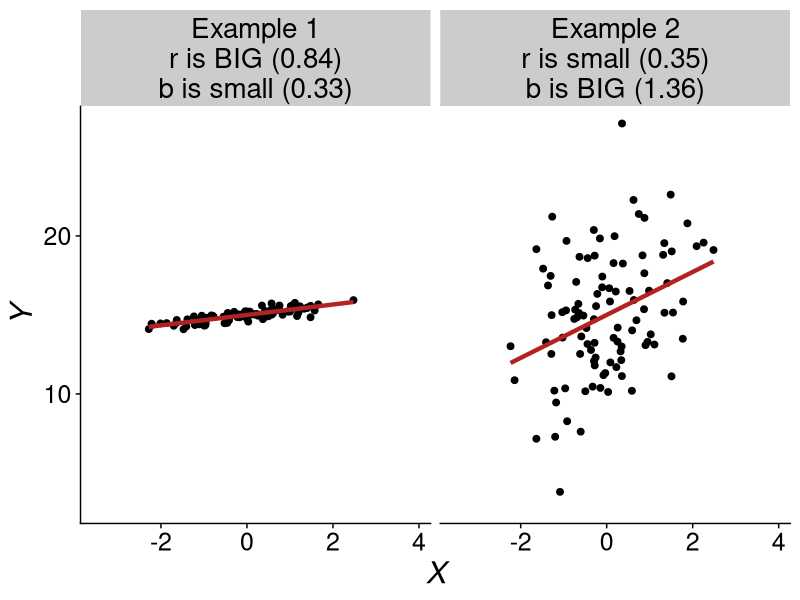
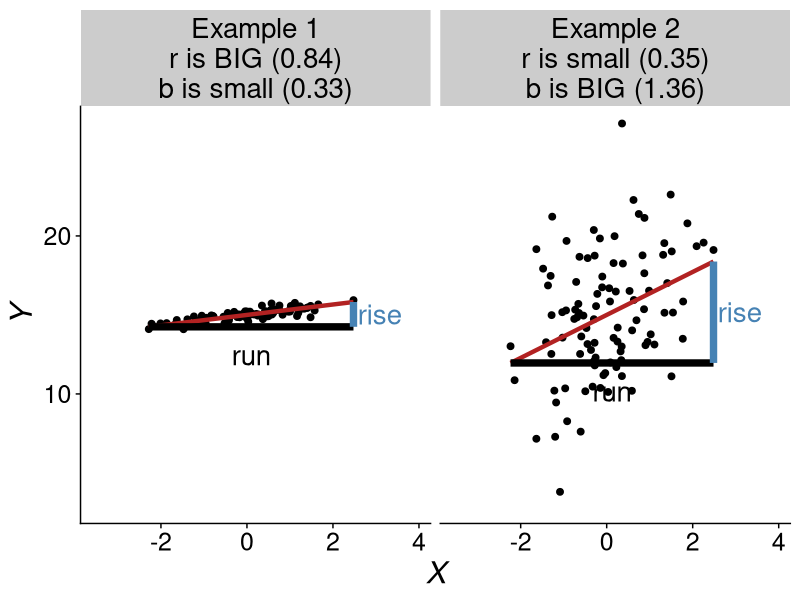
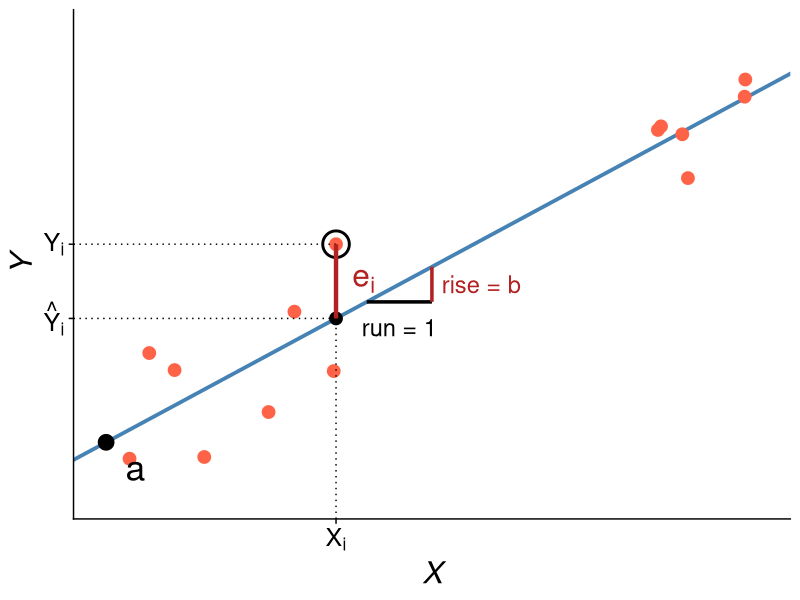
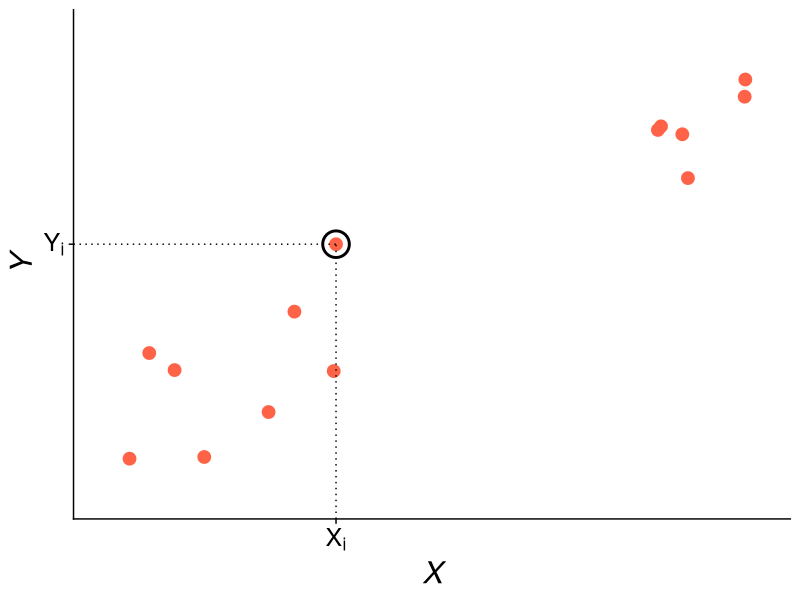
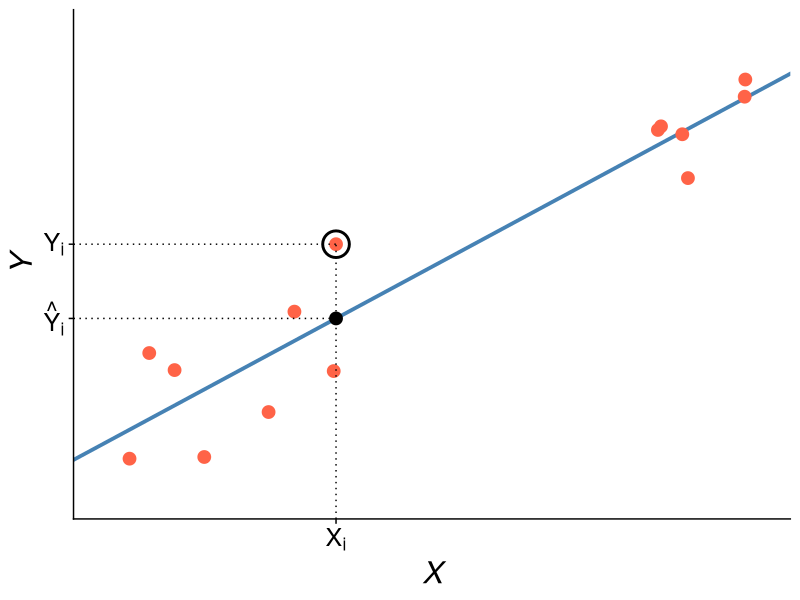
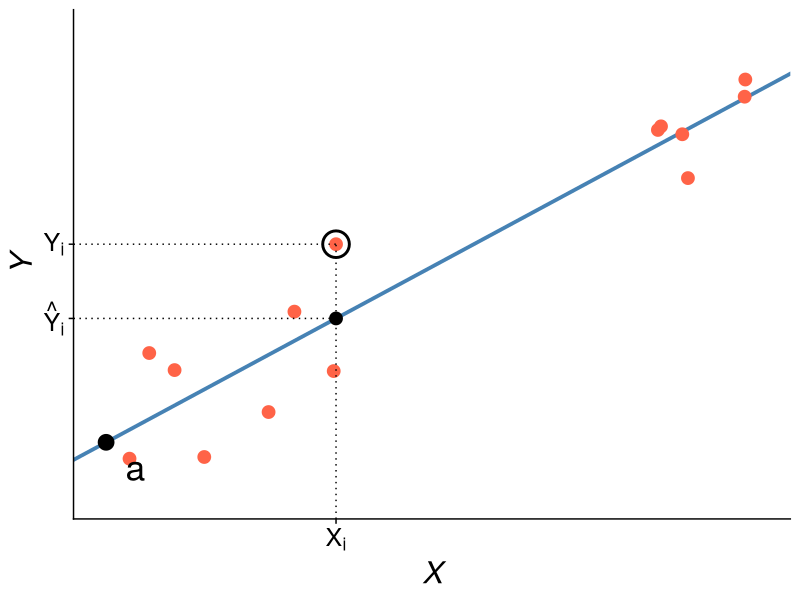
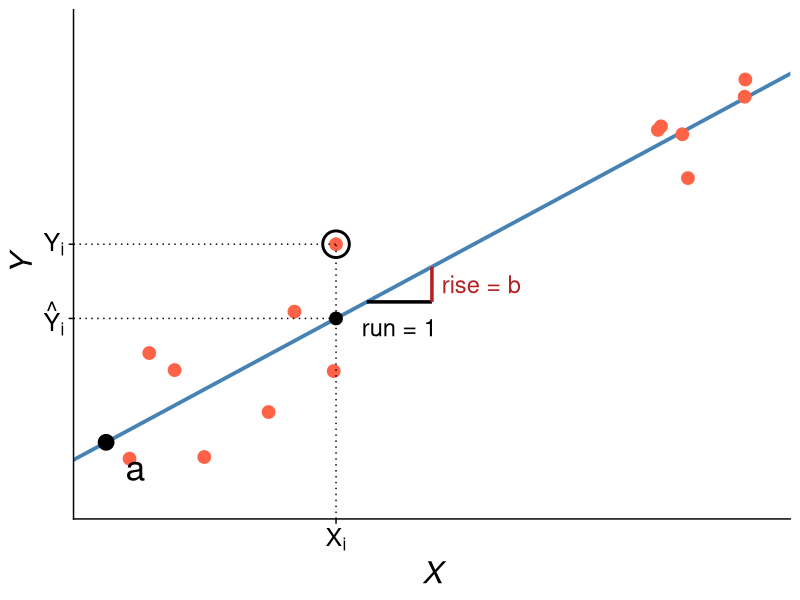
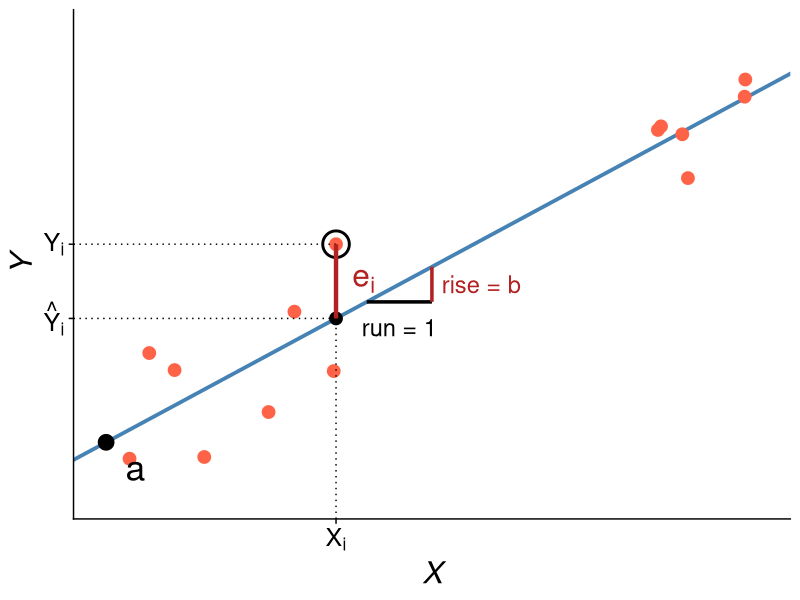

R code for these plots, in order:
## ---- chunk 1
knitr::opts_chunk$set(echo = FALSE, warning = FALSE,
                      message = FALSE, eval = TRUE)

library(cowplot)
library(ggplot2)
library(dplyr)
library(viridis)
library(glue)
library(stringr)
library(tidyr)
library(purrr)
library(magrittr)
## ---- chunk 2
#| include: false

# ---- shared look ------------------------------------------------------------

line_col <- "steelblue"
pt_col <- "tomato"

theme_slides <- function() {
    theme_cowplot() +
        theme(
            axis.text = element_text(size = 18),
            axis.title = element_text(size = 22),
            strip.text = element_text(size = 20),
            plot.title = element_text(size = 22)
        )
}

xlab_i <- expression(italic(X))
ylab_i <- expression(italic(Y))

# ---- correlation vs regression panels ---------------------------------------

# n points with sample correlation exactly r and sample slope exactly b
sim_rb <- function(n, r, b, a = 15) {
    x <- as.numeric(scale(rnorm(n)))
    z <- as.numeric(scale(resid(lm(rnorm(n) ~ x))))
    sigma <- b * sqrt(1 / r ^ 2 - 1)
    data.frame(x = x, y = a + b * x + sigma * z)
}

set.seed(20211027)
panel_names <- c("Example 1\nr is BIG (0.84)\nb is small (0.33)",
                 "Example 2\nr is small (0.35)\nb is BIG (1.36)")
cr_df <- rbind(
    data.frame(sim_rb(100, 0.84, 0.33), panel = panel_names[1]),
    data.frame(sim_rb(100, 0.35, 1.36), panel = panel_names[2])
)
cr_df$panel <- factor(cr_df$panel, levels = panel_names)

# rise and run span the whole range of x in each panel
cr_tri <- data.frame(
    panel = factor(panel_names, levels = panel_names),
    b = c(0.33, 1.36)
)
cr_tri$x0 <- as.numeric(tapply(cr_df$x, cr_df$panel, min))
cr_tri$x1 <- as.numeric(tapply(cr_df$x, cr_df$panel, max))
cr_tri$y0 <- 15 + cr_tri$b * cr_tri$x0
cr_tri$y1 <- 15 + cr_tri$b * cr_tri$x1

cr_plot <- function(triangle = FALSE) {
    p <- ggplot(cr_df, aes(x, y)) +
        facet_wrap(vars(panel)) +
        geom_point(size = 2) +
        geom_smooth(method = "lm", formula = y ~ x, se = FALSE,
                    color = "firebrick", linewidth = 1.5)
    if (triangle) {
        p <- p +
            geom_segment(data = cr_tri, aes(x = x0, xend = x1, y = y0, yend = y0),
                         linewidth = 2.5) +
            geom_segment(data = cr_tri, aes(x = x1, xend = x1, y = y0, yend = y1),
                         linewidth = 2.5, color = line_col) +
            geom_text(data = cr_tri, aes(x = (x0 + x1) / 2, y = y0 - 1.8, label = "run"),
                      size = 7) +
            geom_text(data = cr_tri, aes(x = x1 + 0.1, y = (y0 + y1) / 2, label = "rise"),
                      size = 7, hjust = 0, color = line_col)
    }
    p +
        coord_cartesian(xlim = c(-3.5, 3.9), ylim = c(3, 27)) +
        xlab(xlab_i) +
        ylab(ylab_i) +
        theme_slides()
}

# ---- simple simulated x vs y (y increases with x) ---------------------------

set.seed(20211027)
sim_df <- data.frame(x = runif(14, 0, 10))
sim_df$y <- 2 + 0.8 * sim_df$x + rnorm(14, sd = 1.2)
sim_model <- lm(y ~ x, data = sim_df)
a_sim <- unname(coef(sim_model)[1])
b_sim <- unname(coef(sim_model)[2])
k_sim <- which.max(residuals(sim_model))

# stage 1: a data point; 2: its prediction; 3: intercept; 4: slope; 5: residual
nomen_plot <- function(stage = 1) {
    xi <- sim_df$x[k_sim]
    yi <- sim_df$y[k_sim]
    yhat <- unname(fitted(sim_model)[k_sim])
    ymax <- ceiling(max(sim_df$y)) + 1
    ybreaks <- yi
    ylabs <- expression(Y[i])
    if (stage >= 2) {
        ybreaks <- c(yhat, yi)
        ylabs <- expression(hat(Y)[i], Y[i])
    }

    p <- ggplot(sim_df, aes(x, y))
    if (stage >= 2) {
        p <- p + geom_abline(intercept = a_sim, slope = b_sim,
                             color = line_col, linewidth = 1.3)
    }
    p <- p +
        geom_point(color = pt_col, size = 4) +
        annotate("point", x = xi, y = yi, shape = 1, size = 8, stroke = 1.5) +
        annotate("segment", x = xi, xend = xi, y = 0, yend = yi, linetype = "dotted") +
        annotate("segment", x = -0.5, xend = xi, y = yi, yend = yi, linetype = "dotted")

    if (stage >= 2) {
        p <- p +
            annotate("point", x = xi, y = yhat, size = 4) +
            annotate("segment", x = -0.5, xend = xi, y = yhat, yend = yhat,
                     linetype = "dotted")
    }
    if (stage >= 3) {
        p <- p +
            annotate("point", x = 0, y = a_sim, size = 5) +
            annotate("text", x = 0.45, y = a_sim - 0.6, label = "a", size = 9)
    }
    if (stage >= 4) {
        x0 <- 4
        y0 <- a_sim + b_sim * x0
        y1 <- a_sim + b_sim * (x0 + 1)
        p <- p +
            annotate("segment", x = x0, xend = x0 + 1, y = y0, yend = y0,
                     linewidth = 1.2) +
            annotate("segment", x = x0 + 1, xend = x0 + 1, y = y0, yend = y1,
                     linewidth = 1.2, color = "firebrick") +
            annotate("text", x = x0 + 0.5, y = y0 - 0.6, label = "run = 1", size = 6) +
            annotate("text", x = x0 + 1.15, y = (y0 + y1) / 2, label = "rise = b",
                     size = 6, hjust = 0, color = "firebrick")
    }
    if (stage >= 5) {
        p <- p +
            annotate("segment", x = xi, xend = xi, y = yhat, yend = yi,
                     linewidth = 1.5, color = "firebrick") +
            annotate("text", x = xi + 0.25, y = (yhat + yi) / 2, label = "e[i]",
                     parse = TRUE, size = 8, hjust = 0, color = "firebrick")
    }

    p +
        scale_x_continuous(breaks = xi, labels = expression(X[i])) +
        scale_y_continuous(breaks = ybreaks, labels = ylabs) +
        coord_cartesian(xlim = c(-0.5, 10.5), ylim = c(0, ymax), expand = FALSE) +
        xlab(xlab_i) +
        ylab(ylab_i) +
        theme_slides()
}

# zoomed-in view of one residual
zoom_plot <- function() {
    xi <- sim_df$x[k_sim]
    yi <- sim_df$y[k_sim]
    yhat <- unname(fitted(sim_model)[k_sim])
    ymid <- (yi + yhat) / 2
    ggplot() +
        geom_abline(intercept = a_sim, slope = b_sim, color = line_col, linewidth = 1.5) +
        annotate("segment", x = xi, xend = xi, y = yhat, yend = yi,
                 linewidth = 1.5, color = "firebrick") +
        annotate("point", x = xi, y = yi, size = 7, color = pt_col) +
        annotate("point", x = xi, y = yhat, size = 7) +
        annotate("text", x = xi - 0.1, y = yi, label = "Y[i]",
                 parse = TRUE, hjust = 1, size = 10) +
        annotate("text", x = xi - 0.1, y = yhat, label = "hat(Y)[i]",
                 parse = TRUE, hjust = 1, size = 10) +
        annotate("text", x = xi + 0.1, y = ymid, label = "e[i] == Y[i] - hat(Y)[i]",
                 parse = TRUE, hjust = 0, size = 10, color = "firebrick") +
        coord_cartesian(xlim = xi + c(-0.8, 2.6), ylim = ymid + c(-1, 1)) +
        theme_void() +
        theme(plot.background = element_rect(color = "grey60", fill = NA, linewidth = 1))
}

# ---- least squares ----------------------------------------------------------

# sum of squared residuals for a line with slope b_try through the means
ss_fun <- function(b_try) {
    a_try <- mean(sim_df$y) - b_try * mean(sim_df$x)
    sum((sim_df$y - a_try - b_try * sim_df$x) ^ 2)
}
ss_attempt <- sapply(c(-b_sim, 0, b_sim), ss_fun)

ls_plot <- function(b_try) {
    a_try <- mean(sim_df$y) - b_try * mean(sim_df$x)
    d <- sim_df
    d$pred <- a_try + b_try * d$x
    ggplot(d, aes(x, y)) +
        geom_segment(aes(xend = x, yend = pred), color = "firebrick", linewidth = 1) +
        geom_abline(intercept = a_try, slope = b_try, color = line_col, linewidth = 1.3) +
        geom_point(color = pt_col, size = 4) +
        coord_cartesian(xlim = c(0, 10), ylim = c(0, ceiling(max(d$y)) + 1)) +
        labs(subtitle = paste0("a = ", round(a_try, 2), "; b = ", round(b_try, 2),
                               "; SS_resid = ", round(sum((d$y - d$pred)^2), 2))) +
        xlab(xlab_i) +
        ylab(ylab_i) +
        theme_slides()
}

ls_curve <- function() {
    bs <- seq(-1.2 * b_sim, 2 * b_sim, length.out = 200)
    curve_df <- data.frame(b = bs, ss = sapply(bs, ss_fun))
    pts <- data.frame(b = c(-b_sim, 0, b_sim), ss = ss_attempt,
                      label = c("attempt 1", "attempt 2", "attempt 3"))
    ggplot(curve_df, aes(b, ss)) +
        geom_line(linewidth = 1.2) +
        geom_point(data = pts, size = 6, color = pt_col) +
        geom_text(data = pts, aes(label = label), hjust = -0.15, vjust = -0.6, size = 6) +
        scale_x_continuous(expand = expansion(mult = c(0.05, 0.3))) +
        xlab("slope (b)") +
        ylab(expression(SS[resid])) +
        theme_slides()
}

# ---- assumptions ------------------------------------------------------------

# normal distributions of Y centered on the line at four values of X
assump_plot <- function() {
    xs <- c(2, 4, 6, 8)
    a0 <- 1
    b0 <- 0.8
    dens <- do.call(rbind, lapply(xs, function(xx) {
        mu <- a0 + b0 * xx
        yy <- seq(mu - 3, mu + 3, length.out = 100)
        d <- dnorm(yy, mu, 1)
        data.frame(grp = xx, x = c(xx + 2 * d, xx, xx), y = c(yy, yy[100], yy[1]))
    }))
    ggplot() +
        geom_polygon(data = dens, aes(x, y, group = grp), fill = "skyblue",
                     color = line_col, alpha = 0.7) +
        geom_abline(intercept = a0, slope = b0, linewidth = 1.2) +
        scale_x_continuous(breaks = xs, labels = expression(X[1], X[2], X[3], X[4])) +
        coord_cartesian(xlim = c(0.5, 10), ylim = c(0, 11)) +
        xlab(xlab_i) +
        ylab(ylab_i) +
        theme_slides() +
        theme(axis.text.y = element_blank(), axis.ticks.y = element_blank())
}

# a relationship a line cannot describe: Y = a X^b
set.seed(20211029)
pow_df <- data.frame(x = seq(1, 10, length.out = 25))
pow_df$y <- 0.8 * pow_df$x ^ 2.8 * exp(rnorm(25, sd = 0.1))

# ---- slopes and intercepts --------------------------------------------------

slope_plot <- function(a, b) {
    ggplot() +
        geom_abline(intercept = a, slope = b, linewidth = 1.5) +
        coord_cartesian(xlim = c(0, 10), ylim = c(0, 10)) +
        xlab(xlab_i) +
        ylab(ylab_i) +
        theme_slides() +
        theme(axis.text = element_blank(), axis.ticks = element_blank())
}

intercept_plot <- function() {
    ggplot() +
        geom_abline(intercept = 6, slope = 0.4, color = line_col, linewidth = 1.5) +
        geom_abline(intercept = 2, slope = 0.4, color = "goldenrod", linewidth = 1.5) +
        annotate("text", x = 0.5, y = 6.8, label = "a[1]", parse = TRUE, size = 9,
                 color = line_col) +
        annotate("text", x = 0.5, y = 2.8, label = "a[2]", parse = TRUE, size = 9,
                 color = "goldenrod") +
        annotate("text", x = 8, y = 9.8, label = "drug", size = 8, color = line_col) +
        annotate("text", x = 8, y = 5.8, label = "placebo", size = 8,
                 color = "goldenrod") +
        coord_cartesian(xlim = c(0, 10), ylim = c(0, 11)) +
        xlab("dose") +
        ylab("response") +
        theme_slides() +
        theme(axis.text = element_blank(), axis.ticks = element_blank())
}

# ---- radiocarbon dating of Hawaiian lava flows (simulated) ------------------
# Charcoal under a flow loses 14C after the trees burn. Percent depletion
# below modern is 100 * (1 - exp(-age / 8033)) plus lab measurement scatter.

set.seed(20211028)
lava_data <- data.frame(eruption_age = sort(round(runif(16, 150, 1600))))
lava_data$c14_depletion <- round(100 * (1 - exp(-lava_data$eruption_age / 8033)) +
                                     rnorm(16, sd = 0.6), 2)

lava_model <- lm(eruption_age ~ c14_depletion, data = lava_data)

n_lava <- nrow(lava_data)
lava_df <- n_lava - 2
a_lava <- unname(coef(lava_model)[1])
b_lava <- unname(coef(lava_model)[2])
ss_resid <- sum(residuals(lava_model) ^ 2)
ms_resid <- ss_resid / lava_df
ss_x <- sum((lava_data$c14_depletion - mean(lava_data$c14_depletion)) ^ 2)
se_b <- sqrt(ms_resid / ss_x)
t_b <- b_lava / se_b
p_b <- 2 * pt(q = t_b, df = lava_df, lower.tail = FALSE)
t_crit <- qt(p = 0.05 / 2, df = lava_df, lower.tail = FALSE)
ci_lo <- b_lava - t_crit * se_b
ci_hi <- b_lava + t_crit * se_b
k_lava <- which.max(abs(residuals(lava_model)))

lava_xlab <- expression(""^14 * "C depletion (%)")
lava_ylab <- "Flow age (years BP)"

# line: fitted line; resid: residual segments; band: 95% confidence band;
# predict_x: draw arrows from X to the line to Y-hat; mark_i: label one point
lava_plot <- function(line = TRUE, resid = FALSE, band = FALSE,
                      predict_x = NULL, mark_i = FALSE) {
    d <- lava_data
    d$fit <- fitted(lava_model)
    p <- ggplot(d, aes(c14_depletion, eruption_age))
    if (resid) {
        p <- p + geom_segment(aes(xend = c14_depletion, yend = fit),
                              color = "firebrick", linewidth = 1)
    }
    if (line) {
        p <- p + geom_smooth(method = "lm", formula = y ~ x, se = band,
                             color = line_col, linewidth = 1.3)
    }
    p <- p + geom_point(color = pt_col, size = 4)
    if (!is.null(predict_x)) {
        py <- a_lava + b_lava * predict_x
        p <- p +
            annotate("segment", x = predict_x, xend = predict_x, y = 0, yend = py,
                     linetype = "dashed", arrow = arrow(length = unit(0.12, "in"))) +
            annotate("segment", x = predict_x, xend = 0, y = py, yend = py,
                     linetype = "dashed", arrow = arrow(length = unit(0.12, "in"))) +
            annotate("text", x = 0.6, y = py + 70, label = "hat(Y)", parse = TRUE,
                     size = 9, hjust = 0)
    }
    if (mark_i) {
        xk <- d$c14_depletion[k_lava]
        yk <- d$eruption_age[k_lava]
        fk <- d$fit[k_lava]
        p <- p +
            annotate("point", x = xk, y = fk, size = 5) +
            annotate("text", x = xk + 0.5, y = yk, label = "Y[i]", parse = TRUE,
                     size = 8, hjust = 0) +
            annotate("text", x = xk + 0.5, y = fk, label = "hat(Y)[i]", parse = TRUE,
                     size = 8, hjust = 0) +
            annotate("text", x = xk - 0.5, y = (yk + fk) / 2,
                     label = "e[i] == Y[i] - hat(Y)[i]", parse = TRUE,
                     size = 7, hjust = 1, color = "firebrick")
    }
    p +
        coord_cartesian(xlim = c(0, 20), ylim = c(0, 1800), expand = FALSE) +
        xlab(lava_xlab) +
        ylab(lava_ylab) +
        theme_slides()
}

# ---- diagnostics ------------------------------------------------------------

resid_plot <- function(model) {
    d <- data.frame(fit = fitted(model), res = residuals(model))
    ggplot(d, aes(fit, res)) +
        geom_hline(yintercept = 0, linetype = "dashed", color = "grey50") +
        geom_point(size = 3) +
        xlab(expression(hat(Y))) +
        ylab("Residuals") +
        theme_slides()
}

qq_plot <- function(model) {
    d <- data.frame(r = rstandard(model))
    ggplot(d, aes(sample = r)) +
        stat_qq(size = 3) +
        stat_qq_line(linetype = "dashed", color = "grey50") +
        xlab("Theoretical quantiles") +
        ylab("Standardized residuals") +
        theme_slides()
}

data_plot <- function(d) {
    ggplot(d, aes(x, y)) +
        geom_point(color = pt_col, size = 3) +
        geom_smooth(method = "lm", formula = y ~ x, se = FALSE, color = line_col,
                    linewidth = 1.3) +
        xlab(xlab_i) +
        ylab(ylab_i) +
        theme_slides() +
        theme(axis.text = element_blank(), axis.ticks = element_blank())
}

set.seed(20211030)
good_df <- data.frame(x = runif(40, 0, 10))
good_df$y <- 2 + 0.8 * good_df$x + rnorm(40)
good_model <- lm(y ~ x, data = good_df)

nl_df <- data.frame(x = runif(40, 0, 10))
nl_df$y <- 1 + 0.35 * nl_df$x ^ 2 + rnorm(40, sd = 1.5)
nl_model <- lm(y ~ x, data = nl_df)

hv_df <- data.frame(x = runif(40, 0, 10))
hv_df$y <- 2 + 0.8 * hv_df$x + rnorm(40, sd = 0.2 + 0.3 * hv_df$x)
hv_model <- lm(y ~ x, data = hv_df)

bad_df <- data.frame(x = runif(40, 0, 10))
bad_df$y <- 2 + 0.8 * bad_df$x + 0.4 * bad_df$x * (rexp(40) - 1)
bad_model <- lm(y ~ x, data = bad_df)

# ---- hypotheses about the slope and sums of squares -------------------------

hyp_plot <- function(beta, seed) {
    set.seed(seed)
    d <- data.frame(x = runif(30, 0, 10))
    d$y <- 5 + beta * (d$x - 5) + rnorm(30, sd = 1.3)
    ggplot(d, aes(x, y)) +
        geom_point(color = pt_col, size = 3) +
        geom_abline(intercept = 5 - 5 * beta, slope = beta, color = line_col,
                    linewidth = 1.5) +
        coord_cartesian(xlim = c(0, 10), ylim = c(0, 10)) +
        xlab(xlab_i) +
        ylab(ylab_i) +
        theme_slides() +
        theme(axis.text = element_blank(), axis.ticks = element_blank())
}

# type: "total" (Y to mean of Y), "regression" (Y-hat to mean of Y),
#       "residual" (Y to Y-hat)
ss_panel <- function(type) {
    d <- lava_data
    d$fit <- fitted(lava_model)
    ybar <- mean(d$eruption_age)
    p <- ggplot(d, aes(x = c14_depletion))
    if (type == "total") {
        p <- p +
            geom_hline(yintercept = ybar, color = "firebrick") +
            geom_segment(aes(xend = c14_depletion, y = eruption_age, yend = ybar),
                         color = "grey40") +
            geom_point(aes(y = eruption_age), color = pt_col, size = 3)
    } else if (type == "regression") {
        p <- p +
            geom_hline(yintercept = ybar, color = "firebrick") +
            geom_segment(aes(xend = c14_depletion, y = fit, yend = ybar),
                         color = "grey40") +
            geom_point(aes(y = fit), color = pt_col, size = 3)
    } else {
        p <- p +
            geom_smooth(aes(y = eruption_age), method = "lm", formula = y ~ x,
                        se = FALSE, color = line_col) +
            geom_segment(aes(xend = c14_depletion, y = eruption_age, yend = fit),
                         color = "grey40") +
            geom_point(aes(y = eruption_age), color = pt_col, size = 3)
    }
    p +
        coord_cartesian(xlim = c(0, 20), ylim = c(0, 1800), expand = FALSE) +
        xlab(lava_xlab) +
        ylab(lava_ylab) +
        theme_slides() +
        theme(axis.text = element_text(size = 12), axis.title = element_text(size = 14))
}

# ---- arthropod mass and body length (simulated) ----------------------------
# Mass scales with length as a power law, mass = a * length ^ b with b near 3

set.seed(20211031)
length_small <- round(c(runif(6, 1.5, 4), runif(5, 4, 7), runif(4, 7, 11)), 1)
length_large <- c(15, 20, 25, 30, 40)
arth_df <- data.frame(length = c(length_small, length_large))
arth_df$mass <- round(0.03 * arth_df$length ^ 2.8 *
                          exp(rnorm(nrow(arth_df), sd = 0.2)), 2)
arth_small <- arth_df[seq_along(length_small), ]

arth_model <- lm(mass ~ length, data = arth_small)
arth_a <- unname(coef(arth_model)[1])
arth_b <- unname(coef(arth_model)[2])
arth_p <- summary(arth_model)$coefficients[2, 4]
arth_pred <- arth_a + arth_b * 40

arth_full_model <- lm(mass ~ length, data = arth_df)
arth_log_model <- lm(log10(mass) ~ log10(length), data = arth_df)
arth_curve <- function(x) {
    10 ^ (unname(coef(arth_log_model)[1]) + unname(coef(arth_log_model)[2]) * log10(x))
}

arth_xlab <- "Body length (mm)"
arth_ylab <- "Mass (mg)"

# stage 1: small arthropods; 2: extrapolate to 40 mm; 3: add larger arthropods
arth_plot <- function(stage = 1) {
    p <- ggplot(arth_small, aes(length, mass))
    if (stage == 1) {
        p <- p +
            geom_smooth(method = "lm", formula = y ~ x, se = FALSE, color = line_col,
                        linewidth = 1.3) +
            geom_point(color = pt_col, size = 4, alpha = 0.6) +
            coord_cartesian(xlim = c(0, 12), ylim = c(0, 30))
    } else {
        p <- p +
            geom_abline(intercept = arth_a, slope = arth_b, color = "blue",
                        linewidth = 1.3) +
            annotate("segment", x = 40, xend = 40, y = 0, yend = arth_pred,
                     linetype = "dashed", color = "grey60") +
            annotate("segment", x = 0, xend = 40, y = arth_pred, yend = arth_pred,
                     linetype = "dashed", color = "grey60") +
            geom_point(color = pt_col, size = 4, alpha = 0.6)
        if (stage >= 3) {
            p <- p +
                stat_function(fun = arth_curve, xlim = c(1.5, 40),
                              color = "forestgreen", linewidth = 1.3) +
                geom_point(data = arth_df, color = pt_col, size = 4, alpha = 0.6) +
                annotate("text", x = 44, y = arth_pred + 100, label = "extrapolation",
                         color = "blue", size = 7, hjust = 1) +
                annotate("text", x = 26, y = 600, label = "reality",
                         color = "forestgreen", size = 7, hjust = 1)
        }
        p <- p + coord_cartesian(xlim = c(0, 45), ylim = c(0, 1000))
    }
    p +
        xlab(arth_xlab) +
        ylab(arth_ylab) +
        theme_slides()
}

arth_scatter <- function(log_scale = FALSE) {
    if (log_scale) {
        ggplot(arth_df, aes(log10(length), log10(mass))) +
            geom_point(color = pt_col, size = 3, alpha = 0.6) +
            geom_smooth(method = "lm", formula = y ~ x, se = TRUE, color = line_col) +
            xlab(expression(log[10] * " length")) +
            ylab(expression(log[10] * " mass")) +
            theme_slides()
    } else {
        ggplot(arth_df, aes(length, mass)) +
            geom_point(color = pt_col, size = 3, alpha = 0.6) +
            geom_smooth(method = "lm", formula = y ~ x, se = TRUE, color = line_col) +
            xlab(arth_xlab) +
            ylab(arth_ylab) +
            theme_slides()
    }
}

# ---- residuals: a four point example ----------------------------------------

res_df <- data.frame(i = 1:4, x = c(6, 7, 8, 9), y = c(0.8, 1.0, 2.2, 2.2))
res_model <- lm(y ~ x, data = res_df)
res_df$yhat <- fitted(res_model)
res_df$e <- res_df$y - res_df$yhat

res_plot <- function(show_resid = FALSE) {
    p <- ggplot(res_df, aes(x, y)) +
        geom_abline(intercept = unname(coef(res_model)[1]),
                    slope = unname(coef(res_model)[2]),
                    color = line_col, linewidth = 1.2)
    if (show_resid) {
        p <- p +
            geom_segment(aes(xend = x, yend = yhat), color = "firebrick", linewidth = 1.5) +
            geom_text(aes(y = (y + yhat) / 2, label = paste0("e[", i, "]")),
                      parse = TRUE, nudge_x = 0.3, size = 6, color = "firebrick")
    }
    p +
        geom_point(color = pt_col, size = 5) +
        geom_point(aes(y = yhat), size = 4) +
        geom_text(aes(label = paste0("Y[", i, "]")), parse = TRUE, nudge_x = -0.22,
                  size = 6) +
        geom_text(aes(y = yhat, label = paste0("hat(Y)[", i, "]")), parse = TRUE,
                  nudge_x = 0.22, nudge_y = -0.12, size = 6) +
        scale_x_continuous(breaks = 6:9) +
        coord_cartesian(xlim = c(5.5, 9.6), ylim = c(0.3, 2.8)) +
        xlab(xlab_i) +
        ylab(ylab_i) +
        theme_slides()
}
## ---- chunk 3
#| fig-align: center
#| fig-width: 8
#| fig-height: 3.8
#| out-width: "9in"

cr_plot()
## ---- chunk 4
#| fig-align: center
#| fig-width: 8
#| fig-height: 3.8
#| out-width: "9in"

cr_plot(triangle = TRUE)
## ---- chunk 5
#| fig-align: center
#| fig-width: 5
#| fig-height: 4
#| out-width: "4.8in"

nomen_plot(5)
## ---- chunk 6
#| fig-align: center
#| fig-width: 5
#| fig-height: 4
#| out-width: "4.8in"

nomen_plot(1)
## ---- chunk 7
#| fig-align: center
#| fig-width: 5
#| fig-height: 4
#| out-width: "4.8in"

nomen_plot(2)
## ---- chunk 8
#| fig-align: center
#| fig-width: 5
#| fig-height: 4
#| out-width: "4.8in"

nomen_plot(3)
## ---- chunk 9
#| fig-align: center
#| fig-width: 5
#| fig-height: 4
#| out-width: "4.8in"

nomen_plot(4)
## ---- chunk 10
#| fig-align: center
#| fig-width: 5
#| fig-height: 4
#| out-width: "4.8in"

nomen_plot(5)
## ---- chunk 11
#| fig-align: center
#| fig-width: 6
#| fig-height: 3.6
#| out-width: "7in"

zoom_plot()
## ---- chunk 12
#| fig-align: center
#| fig-width: 5
#| fig-height: 4
#| out-width: "4.6in"

assump_plot()
## ---- chunk 13
#| fig-align: center
#| fig-width: 5
#| fig-height: 3.6
#| out-width: "5.5in"

ggplot(pow_df, aes(x, y)) +
    geom_point(color = pt_col, size = 4) +
    geom_smooth(method = "lm", formula = y ~ x, se = FALSE, color = line_col,
                linewidth = 1.3) +
    xlab(xlab_i) +
    ylab(ylab_i) +
    theme_slides()
## ---- chunk 14
#| fig-align: center
#| fig-width: 5
#| fig-height: 4
#| out-width: "4.8in"

res_plot()
## ---- chunk 15
#| fig-align: center
#| fig-width: 5
#| fig-height: 4
#| out-width: "4.8in"

res_plot(show_resid = TRUE)
## ---- chunk 16
#| fig-align: center
#| fig-width: 5
#| fig-height: 4
#| out-width: "5in"

ls_plot(-b_sim)
## ---- chunk 17
#| fig-align: center
#| fig-width: 5
#| fig-height: 4
#| out-width: "5in"

ls_plot(0)
## ---- chunk 18
#| fig-align: center
#| fig-width: 5
#| fig-height: 4
#| out-width: "5in"

ls_plot(b_sim)
## ---- chunk 19
#| fig-align: center
#| fig-width: 6
#| fig-height: 3.6
#| out-width: "7in"

ls_curve()
## ---- chunk 20
#| fig-align: center
#| fig-width: 3
#| fig-height: 3
#| out-width: "3in"

slope_plot(2, 0.7)
## ---- chunk 21
#| fig-align: center
#| fig-width: 3
#| fig-height: 3
#| out-width: "3in"

slope_plot(5, 0)
## ---- chunk 22
#| fig-align: center
#| fig-width: 3
#| fig-height: 3
#| out-width: "3in"

slope_plot(9, -0.7)
## ---- chunk 23
#| fig-align: center
#| fig-width: 5
#| fig-height: 4
#| out-width: "4.4in"

intercept_plot()
## ---- chunk 24
#| fig-align: center
#| fig-width: 5
#| fig-height: 4
#| out-width: "4.8in"

lava_plot(line = FALSE)
## ---- chunk 25
#| fig-align: center
#| fig-width: 5
#| fig-height: 4
#| out-width: "4.8in"

lava_plot(predict_x = 10)
## ---- chunk 26
#| echo: true

lava_model <- lm(eruption_age ~ c14_depletion, data = lava_data)
## ---- chunk 27
#| echo: true

lava_model
## ---- chunk 28
#| fig-align: center
#| fig-width: 5
#| fig-height: 4
#| out-width: "4.8in"

lava_plot(predict_x = 10)
## ---- chunk 29
#| fig-align: center
#| fig-width: 5
#| fig-height: 4
#| out-width: "5in"

lava_plot(resid = TRUE, mark_i = TRUE)
## ---- chunk 30
#| fig-align: center
#| fig-width: 5
#| fig-height: 4
#| out-width: "4.4in"

resid_plot(lava_model)
## ---- chunk 31
#| fig-align: center
#| fig-width: 9
#| fig-height: 3.4
#| out-width: "9.5in"

plot_grid(data_plot(nl_df), resid_plot(nl_model), nrow = 1)
## ---- chunk 32
#| fig-align: center
#| fig-width: 9
#| fig-height: 3.4
#| out-width: "9.5in"

plot_grid(data_plot(hv_df), resid_plot(hv_model), nrow = 1)
## ---- chunk 33
#| fig-align: center
#| fig-width: 5
#| fig-height: 4
#| out-width: "4.4in"

qq_plot(lava_model)
## ---- chunk 34
#| fig-align: center
#| fig-width: 4
#| fig-height: 3.5
#| out-width: "4in"

hyp_plot(0.6, 1)
## ---- chunk 35
#| fig-align: center
#| fig-width: 4
#| fig-height: 3.5
#| out-width: "4in"

hyp_plot(0, 2)
## ---- chunk 36
#| fig-align: center
#| fig-width: 3.3
#| fig-height: 3
#| out-width: "3.2in"

ss_panel("total")
## ---- chunk 37
#| fig-align: center
#| fig-width: 3.3
#| fig-height: 3
#| out-width: "3.2in"

ss_panel("regression")
## ---- chunk 38
#| fig-align: center
#| fig-width: 3.3
#| fig-height: 3
#| out-width: "3.2in"

ss_panel("residual")
## ---- chunk 39
#| fig-align: center
#| fig-width: 4
#| fig-height: 3
#| out-width: "3.6in"

hyp_plot(0, 2)
## ---- chunk 40
#| fig-align: center
#| fig-width: 5
#| fig-height: 4
#| out-width: "4.4in"

lava_plot(resid = TRUE)
## ---- chunk 41
#| echo: true

# SS_resid from a linear model object
ss_resid <- sum(residuals(lava_model) ^ 2)
ms_resid <- ss_resid / (nrow(lava_data) - 2)
ms_resid
## ---- chunk 42
#| echo: true

## Finding the P-value in R
2 * pt(q = t_b, df = lava_df, lower.tail = FALSE)
## ---- chunk 43
#| echo: true

## Finding t-crit with R
qt(p = 0.05 / 2, df = lava_df, lower.tail = FALSE)
## ---- chunk 44
#| echo: true

summary(lava_model)
## ---- chunk 45
#| fig-align: center
#| fig-width: 5
#| fig-height: 3.8
#| out-width: "5.5in"

lava_plot(band = TRUE)
## ---- chunk 46
#| fig-align: center
#| fig-width: 5
#| fig-height: 4
#| out-width: "4.4in"

arth_plot(1)
## ---- chunk 47
#| fig-align: center
#| fig-width: 5
#| fig-height: 4
#| out-width: "4.4in"

arth_plot(2)
## ---- chunk 48
#| fig-align: center
#| fig-width: 5
#| fig-height: 4
#| out-width: "4.4in"

arth_plot(3)
## ---- chunk 49
#| fig-align: center
#| fig-width: 5
#| fig-height: 4
#| out-width: "4.4in"

assump_plot()
## ---- chunk 50
#| fig-align: center
#| fig-width: 4
#| fig-height: 5
#| out-width: "3in"

plot_grid(resid_plot(good_model), qq_plot(good_model), nrow = 2)
## ---- chunk 51
#| fig-align: center
#| fig-width: 4
#| fig-height: 5
#| out-width: "3in"

plot_grid(resid_plot(bad_model), qq_plot(bad_model), nrow = 2)
## ---- chunk 52
#| fig-align: center
#| fig-width: 12
#| fig-height: 3.6
#| out-width: "10.5in"

plot_grid(arth_scatter(), resid_plot(arth_full_model), qq_plot(arth_full_model),
          nrow = 1)
## ---- chunk 53
#| fig-align: center
#| fig-width: 12
#| fig-height: 3.6
#| out-width: "10.5in"

plot_grid(arth_scatter(log_scale = TRUE), resid_plot(arth_log_model),
          qq_plot(arth_log_model), nrow = 1)
## ---- chunk 54
#| echo: true

round(coef(summary(arth_log_model)), 3)
